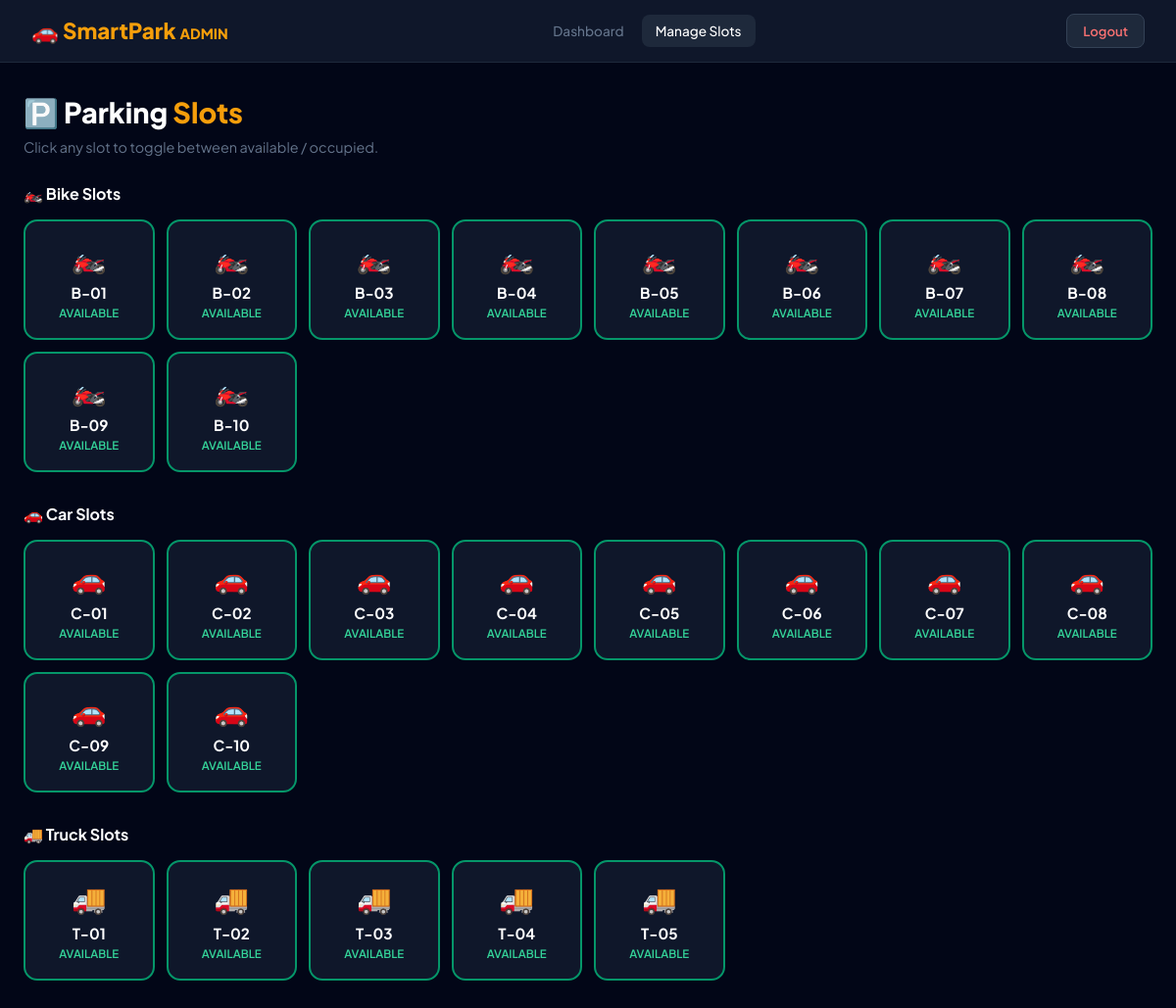
/admin/slots.php (signed in), run on the app's committed database.
### tables this page shows
CREATE TABLE IF NOT EXISTS parking_slots (
    slot_id INT AUTO_INCREMENT PRIMARY KEY,
    slot_number VARCHAR(10) NOT NULL,
    vehicle_type ENUM('bike','car','truck') NOT NULL,
    status ENUM('available','occupied') DEFAULT 'available'
);

### admin/slots.php (the view, shortened to what this page needs)
<?php
require '../config/db.php';
$slots = mysqli_query($conn, "SELECT * FROM parking_slots ORDER BY vehicle_type, slot_number");
?>
<!DOCTYPE html>
<html lang="en">
<head>
</head>
<body>
<nav>
    <div class="nav-logo">🚗 SmartPark <span style="color:#f59e0b;font-size:0.9rem">ADMIN</span></div>
    <div class="nav-links">
        <a href="dashboard.php">Dashboard</a>
        <a href="slots.php" class="active">Manage Slots</a>
    </div>
    <a href="../logout.php" class="logout-btn">Logout</a>
</nav>
<div class="main">
    <h1>🅿️ Parking <span>Slots</span></h1>
    <p class="sub">Click any slot to toggle between available / occupied.</p>
    <?php
    mysqli_data_seek($slots, 0);
    $slot_data = [];
    while($s = mysqli_fetch_assoc($slots)) {
        $slot_data[$s['vehicle_type']][] = $s;
    }
    $icons = ['bike'=>'🏍️','car'=>'🚗','truck'=>'🚚'];
    foreach($slot_data as $type => $slots_arr):
    ?>
    <div class="type-section">
        <div class="type-title"><?= $icons[$type] ?? '🅿️' ?> <?= ucfirst($type) ?> Slots</div>
        <div class="slots-grid">
            <?php foreach($slots_arr as $s): ?>
            <a href="?toggle=<?= $s['slot_id'] ?>" class="slot-card <?= $s['status'] ?>" onclick="return confirm('Toggle slot <?= $s['slot_number'] ?>?')">
                <div class="slot-icon"><?= $icons[$type] ?></div>
                <div class="slot-num"><?= $s['slot_number'] ?></div>
                <div class="slot-status"><?= strtoupper($s['status']) ?></div>
            </a>
            <?php endforeach; ?>
        </div>
    </div>
    <?php endforeach; ?>
</div>
</body>
</html>

### admin/slots.php (style rules this page uses)
* { box-sizing:border-box;margin:0;padding:0 }
body { font-family:'Plus Jakarta Sans',sans-serif;background:#020617;color:white;min-height:100vh }
nav { background:#0f172a;border-bottom:1px solid #1e293b;padding:0 32px;display:flex;align-items:center;justify-content:space-between;height:64px;position:sticky;top:0;z-index:100 }
.nav-logo { color:#f59e0b;font-size:1.4rem;font-weight:800 }
.nav-links { display:flex;gap:4px }
.nav-links a { color:#64748b;text-decoration:none;padding:8px 14px;border-radius:8px;font-size:0.85rem;font-weight:500;transition:all 0.2s }
.nav-links a:hover,.nav-links a.active { background:#1e293b;color:white }
.logout-btn { background:#1e293b;border:1px solid #334155;color:#f87171;padding:8px 16px;border-radius:8px;text-decoration:none;font-size:0.82rem;font-weight:600 }
.main { max-width:1200px;margin:0 auto;padding:32px 24px }
h1 { font-size:1.8rem;font-weight:800;margin-bottom:8px }
h1 span { color:#f59e0b }
.sub { color:#64748b;font-size:0.9rem;margin-bottom:28px }
.type-section { margin-bottom:32px }
.type-title { font-size:1rem;font-weight:700;color:white;margin-bottom:16px }
.slots-grid { display:grid;grid-template-columns:repeat(auto-fill,minmax(130px,1fr));gap:12px }
.slot-card { background:#0f172a;border:2px solid;border-radius:14px;padding:18px 12px;text-align:center;cursor:pointer;transition:all 0.2s;text-decoration:none;display:block }
.slot-card.available { border-color:#059669 }
.slot-icon { font-size:1.8rem;margin-bottom:8px }
.slot-num { font-weight:700;font-size:0.95rem;color:white }
.slot-status { font-size:0.72rem;margin-top:4px;font-weight:600 }
.available .slot-status { color:#34d399 }

### data on the page
parking_slots: type "🏍️", slot_number "B-01", status "AVAILABLE"
parking_slots: type "🏍️", slot_number "B-02", status "AVAILABLE"
parking_slots: type "🏍️", slot_number "B-03", status "AVAILABLE"
parking_slots: type "🏍️", slot_number "B-04", status "AVAILABLE"
parking_slots: type "🏍️", slot_number "B-05", status "AVAILABLE"
parking_slots: type "🏍️", slot_number "B-06", status "AVAILABLE"
parking_slots: type "🏍️", slot_number "B-07", status "AVAILABLE"
parking_slots: type "🏍️", slot_number "B-08", status "AVAILABLE"
parking_slots: type "🏍️", slot_number "B-09", status "AVAILABLE"
parking_slots: type "🏍️", slot_number "B-10", status "AVAILABLE"
parking_slots: type "🚗", slot_number "C-01", status "AVAILABLE"
parking_slots: type "🚗", slot_number "C-02", status "AVAILABLE"
parking_slots: type "🚗", slot_number "C-03", status "AVAILABLE"
parking_slots: type "🚗", slot_number "C-04", status "AVAILABLE"
parking_slots: type "🚗", slot_number "C-05", status "AVAILABLE"
parking_slots: type "🚗", slot_number "C-06", status "AVAILABLE"
parking_slots: type "🚗", slot_number "C-07", status "AVAILABLE"
parking_slots: type "🚗", slot_number "C-08", status "AVAILABLE"
parking_slots: type "🚗", slot_number "C-09", status "AVAILABLE"
parking_slots: type "🚗", slot_number "C-10", status "AVAILABLE"
parking_slots: type "🚚", slot_number "T-01", status "AVAILABLE"
parking_slots: type "🚚", slot_number "T-02", status "AVAILABLE"
parking_slots: type "🚚", slot_number "T-03", status "AVAILABLE"
parking_slots: type "🚚", slot_number "T-04", status "AVAILABLE"
parking_slots: type "🚚", slot_number "T-05", status "AVAILABLE"

### other printed values
$icons[$type] "🏍️"
$type "Bike"
$icons[$type] "🚗"
$type "Car"
$icons[$type] "🚚"
$type "Truck"
